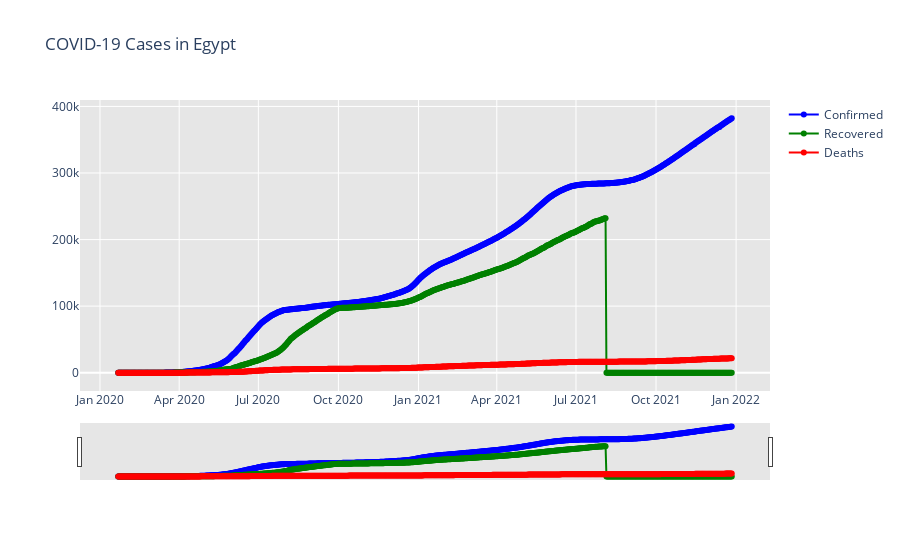

Here is the notebook cell this chart was saved with:
### Markdown cell above
### Egypt

### Code cell
fig = go.Figure()
fig.add_trace(go.Scatter(x=ts_EGY.index.date,
                         y=ts_EGY["Confirmed"],
                         mode="lines+markers",
                         line_color="blue",
                         name="Confirmed"))

fig.add_trace(go.Scatter(x=ts_EGY.index.date,
                         y=ts_EGY["Recovered"],
                         mode="lines+markers",
                         line_color="green",
                         name="Recovered"))

fig.add_trace(go.Scatter(x=ts_EGY.index.date,
                         y=ts_EGY["Deaths"],
                         mode="lines+markers",
                         line_color="red",
                         name="Deaths"))

fig.update_layout(title_text="COVID-19 Cases in Egypt", plot_bgcolor='rgb(230,230,230)')
fig.update_xaxes(rangeslider_visible=True)
fig.show()

### Figure 1 — Plotly figure (JSON) as saved in the notebook; plotly's stock layout.template omitted (floating-point values rounded to 4 significant figures; data arrays with more than 128 entries replaced by an {"elided": "..."} marker saying what was removed)
{"data": [{"line": {"color": "blue"}, "mode": "lines+markers", "name": "Confirmed", "type": "scatter", "x": {"elided": "706 str values"}, "y": {"elided": "706 int values"}}, {"line": {"color": "green"}, "mode": "lines+markers", "name": "Recovered", "type": "scatter", "x": {"elided": "706 str values"}, "y": {"elided": "706 int values"}}, {"line": {"color": "red"}, "mode": "lines+markers", "name": "Deaths", "type": "scatter", "x": {"elided": "706 str values"}, "y": {"elided": "706 int values"}}], "layout": {"plot_bgcolor": "rgb(230,230,230)", "title": {"text": "COVID-19 Cases in Egypt"}, "xaxis": {"rangeslider": {"visible": true}}}}
